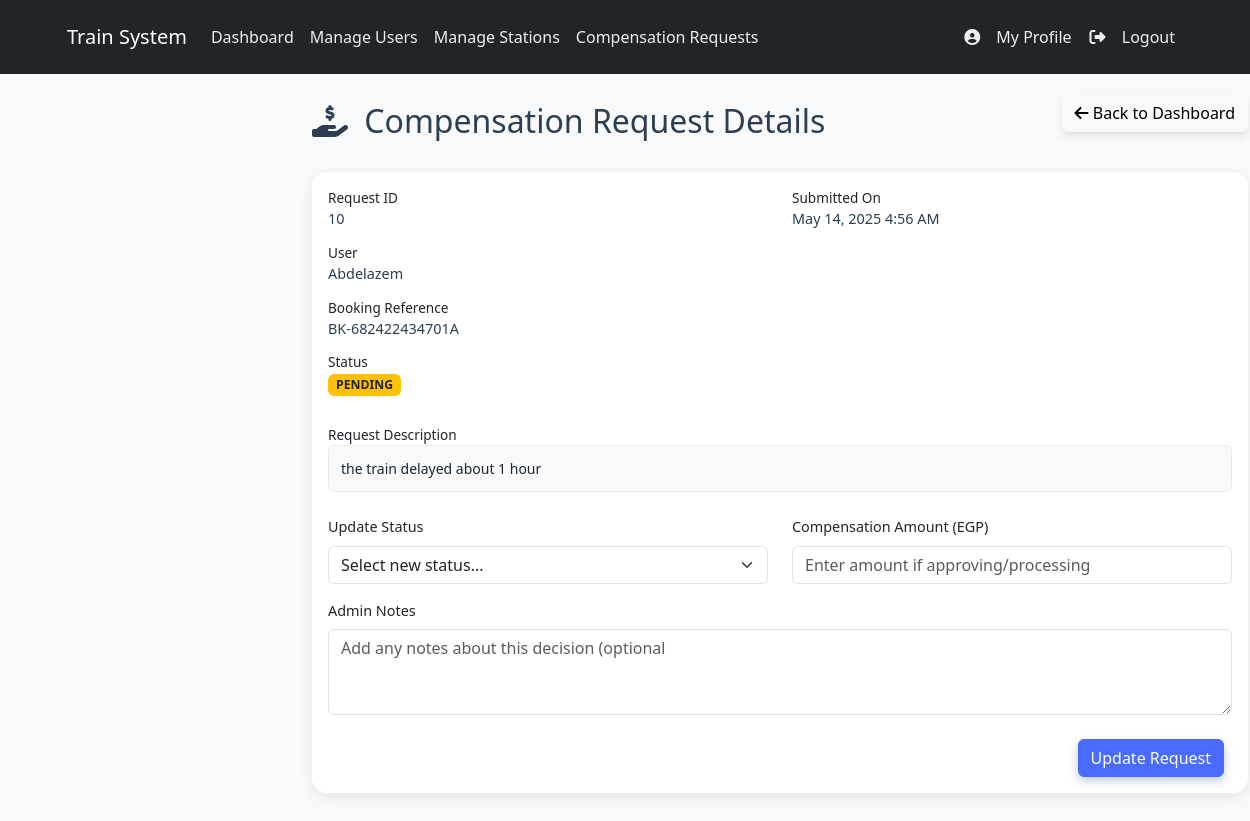
The app's page /views/Admin/compensation_requests_admin.php?view_id=10 (signed in), older data.
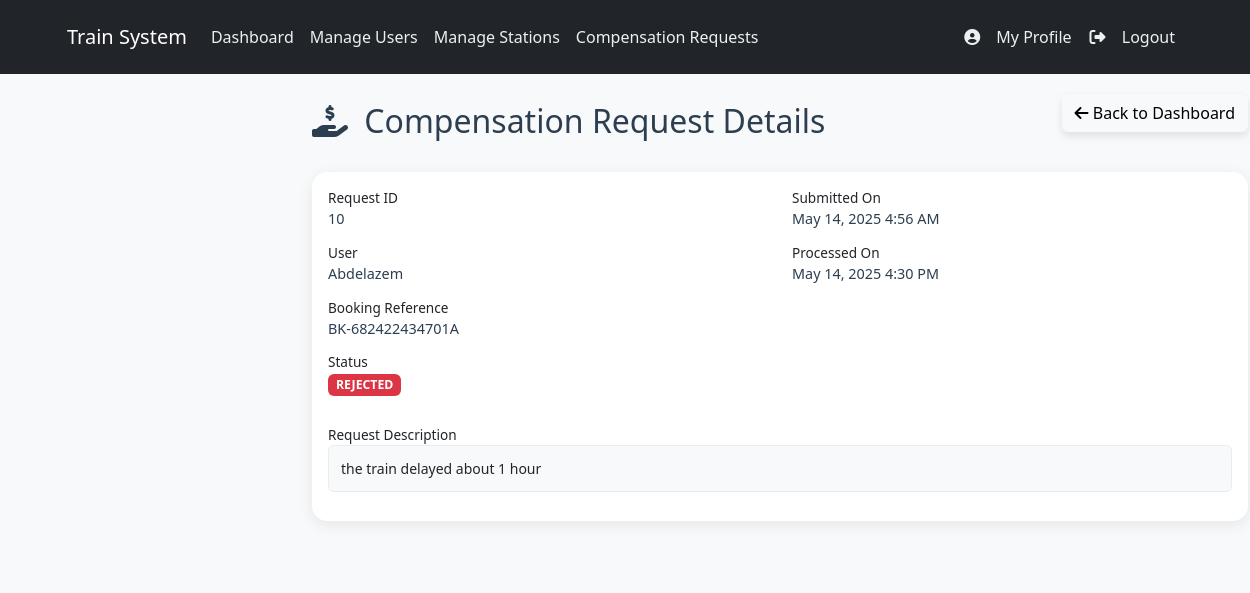
The same page, newer data.
### tables this page shows
CREATE TABLE `compensation_requests` (
  `request_id` int(10) UNSIGNED NOT NULL,
  `user_id` int(11) NOT NULL,
  `booking_id` int(11) NOT NULL COMMENT 'Reference to bookings.id',
  `request_date` timestamp NOT NULL DEFAULT current_timestamp(),
  `reason_for_request` text NOT NULL,
  `detailed_description` text DEFAULT NULL,
  `status` enum('PENDING','APPROVED','REJECTED','PROCESSED') DEFAULT 'PENDING',
  `admin_notes` text DEFAULT NULL,
  `processed_by_user_id` int(11) DEFAULT NULL COMMENT 'Admin user ID who processed it, matches users.user_id',
  `compensation_amount` decimal(10,2) DEFAULT NULL,
  `processed_date` timestamp NULL DEFAULT NULL,
  `created_at` timestamp NOT NULL DEFAULT current_timestamp(),
  `updated_at` timestamp NOT NULL DEFAULT current_timestamp() ON UPDATE current_timestamp()
);

CREATE TABLE `users` (
  `user_id` int(11) NOT NULL,
  `username` varchar(100) DEFAULT NULL,
  `email` varchar(100) DEFAULT NULL,
  `password` varchar(255) DEFAULT NULL,
  `balance` decimal(10,2) DEFAULT 0.00,
  `last_recharge_date` date DEFAULT NULL,
  `roleid` int(11) NOT NULL,
  `role` varchar(20) NOT NULL DEFAULT 'user',
  `created_at` timestamp NOT NULL DEFAULT current_timestamp(),
  `updated_at` timestamp NOT NULL DEFAULT current_timestamp() ON UPDATE current_timestamp()
);

CREATE TABLE `bookings` (
  `id` int(11) NOT NULL,
  `booking_id` varchar(20) NOT NULL,
  `user_id` int(11) NOT NULL,
  `source_station` varchar(50) NOT NULL,
  `destination_station` varchar(50) NOT NULL,
  `booking_date` datetime NOT NULL,
  `departure_time` time NOT NULL,
  `class` varchar(20) NOT NULL,
  `fare` decimal(10,2) NOT NULL,
  `train_name` varchar(50) NOT NULL,
  `train_number` varchar(20) NOT NULL,
  `status` varchar(20) NOT NULL DEFAULT 'Confirmed',
  `passengers` int(11) NOT NULL DEFAULT 1,
  `ticket_type` enum('one-way','return') NOT NULL DEFAULT 'one-way',
  `return_date` date DEFAULT NULL,
  `created_at` timestamp NOT NULL DEFAULT current_timestamp()
);

### models/CompensationRequest.php (called while the page is built, shortened)
<?php
class CompensationRequest
{
    private $db;
    private $table = 'compensation_requests';
    public function __construct(PDO $pdo_connection)
    {
        $this->db = $pdo_connection;
    }
    public function getByIdWithDetails($request_id)
    {
        $query = "SELECT cr.*,
                         u.username as user_username, u.email as user_email,
                         b.booking_id as display_booking_id,
                         b.source_station as booking_source_station,
                         b.destination_station as booking_destination_station,
                         b.booking_date as booking_journey_date,
                         b.train_name as booking_train_name,
                         b.train_number as booking_train_number,
                         b.fare as booking_original_fare,
                         admin_user.username as processed_by_admin_username
                  FROM " . $this->table . " cr
                  JOIN users u ON cr.user_id = u.user_id
                  JOIN bookings b ON cr.booking_id = b.id
                  LEFT JOIN users admin_user ON cr.processed_by_user_id = admin_user.user_id
                  WHERE cr.request_id = :request_id
                  LIMIT 1";
        try {
            $stmt = $this->db->prepare($query);
            $stmt->bindParam(':request_id', $request_id, PDO::PARAM_INT);
            $stmt->execute();
            return $stmt->fetch(PDO::FETCH_ASSOC);
        } catch (PDOException $e) {
            $this->lastError = "GetByIdWithDetails Error: " . $e->getMessage();
            error_log($this->lastError . " | Request ID: " . $request_id);
            return false;
        }
    }
}

### views/Admin/compensation_requests_admin.php (the view, shortened to what the changed rows need)
<?php
require_once __DIR__ . '/../../models/CompensationRequest.php';
$filter_by_status = $_GET['status'] ?? '';
$view_specific_request_id = $_GET['view_id'] ?? null;
$request_details_to_view = null;
try {
    $dbController = DBController::getInstance();
    $pdo_connection = $dbController->getConnection();
    $compensationRequestModel = new CompensationRequest($pdo_connection);
    if ($view_specific_request_id) {
        $request_details_to_view = $compensationRequestModel->getByIdWithDetails($view_specific_request_id);
    } else {
        $all_compensation_requests = $compensationRequestModel->getAll($filter_by_status) ?: [];
    }
} catch (Exception $e) {
    error_log("Admin Compensation Page CRITICAL Error: " . $e->getMessage() . "\nTrace: " . $e->getTraceAsString());
    if (empty($page_message)) {
        $page_message = "A critical error occurred while loading the page. Please check logs or contact support.";
        $page_message_type = 'error';
    }
    $all_compensation_requests = [];
    $request_details_to_view = null;
}
function get_status_badge_class_for_cra_final($status)
{
    switch (strtoupper($status)) {
        case 'PENDING':
            return 'bg-warning text-dark';
        case 'REJECTED':
            return 'bg-danger';
    }
}
require_once '../includes/header.php';
?>
<div class="main-content">
    <div class="container">
        <div class="d-flex justify-content-between align-items-center mb-4">
            <h2 class="mb-0">
                <i class="fas fa-hand-holding-usd me-2"></i>
                <?= $view_specific_request_id ? 'Compensation Request Details' : 'Compensation Requests' ?>
            </h2>
        </div>
        <?php if ($view_specific_request_id && $request_details_to_view): ?>
            <div class="card cra-details-card">
                <div class="card-body">
                    <div class="row">
                        <div class="col-md-6">
                            <div class="detail-block">
                                <div class="detail-label">Request ID</div>
                                <div class="detail-value"><?= htmlspecialchars($request_details_to_view['request_id']) ?></div>
                            </div>
                            <div class="detail-block">
                                <div class="detail-label">User</div>
                                <div class="detail-value"><?= htmlspecialchars($request_details_to_view['user_username']) ?></div>
                            </div>
                            <div class="detail-block">
                                <div class="detail-label">Booking Reference</div>
                                <div class="detail-value"><?= htmlspecialchars($request_details_to_view['display_booking_id'] ?? 'N/A') ?></div>
                            </div>
                            <div class="detail-block">
                                <div class="detail-label">Status</div>
                                <div class="detail-value">
                                    <span class="badge <?= get_status_badge_class_for_cra_final($request_details_to_view['status']) ?>">
                                        <?= htmlspecialchars($request_details_to_view['status']) ?>
                                    </span>
                                </div>
                            </div>
                        </div>
                        <div class="col-md-6">
                            <div class="detail-block">
                                <div class="detail-label">Submitted On</div>
                                <div class="detail-value"><?= date('M j, Y g:i A', strtotime($request_details_to_view['created_at'])) ?></div>
                            </div>
                            <?php if ($request_details_to_view['processed_date']): ?>
                                <div class="detail-block">
                                    <div class="detail-label">Processed On</div>
                                    <div class="detail-value"><?= date('M j, Y g:i A', strtotime($request_details_to_view['processed_date'])) ?></div>
                                </div>
                            <?php endif; ?>
                        </div>
                    </div>
                    <div class="detail-block mt-3">
                        <div class="detail-label">Request Description</div>
                        <div class="description-box"><?= nl2br(htmlspecialchars($request_details_to_view['detailed_description'])) ?></div>
                    </div>
                    <?php if ($request_details_to_view['status'] === 'PENDING' || $request_details_to_view['status'] === 'APPROVED'): ?>
                        <form method="POST" class="mt-4 form-processing-actions">
                            <div class="row">
                                <div class="col-md-6">
                                    <div class="mb-3">
                                        <label class="form-label">Update Status</label>
                                        <select name="new_status" class="form-select" required>
                                            <option value="">Select new status...</option>
                                        </select>
                                    </div>
                                </div>
                                <div class="col-md-6">
                                    <div class="mb-3">
                                        <label class="form-label">Compensation Amount (EGP)</label>
                                        <input type="number" name="compensation_amount" class="form-control"
                                               step="0.01" min="0" placeholder="Enter amount if approving/processing">
                                    </div>
                                </div>
                            </div>
                            <div class="mb-3">
                                <label class="form-label">Admin Notes</label>
                                <textarea name="admin_notes" class="form-control" rows="3"
                                          placeholder="Add any notes about this decision (optional"><?= htmlspecialchars($request_details_to_view['admin_notes'] ?? '') ?></textarea>
                            </div>
                            <div class="d-flex justify-content-end">
                                <button type="submit" name="process_request_submit" class="btn btn-primary">
                                    Update Request
                                </button>
                            </div>
                        </form>
                    <?php endif; ?>
                </div>
            </div>
        <?php endif; ?>
    </div>
</div>
<?php require_once '../includes/footer.php'; ?>

Row changes from the older to the newer data that the page shows:
changed compensation_requests "Abdelazem": status "PENDING" → "REJECTED"; processed_date (not shown) → "May 14, 2025 4:30 PM"
Text that changed along with them:
form field new_status: "Select new status..." → (not shown)
text no longer shown: "Update Status Compensation Amount (EGP) Admin Notes Update Request"
text now shown: "Processed On"
